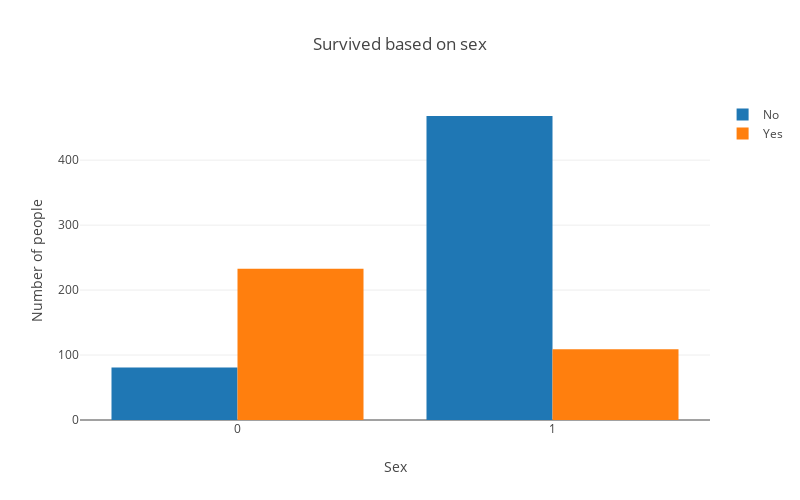

Write notebook code for a chart like this one.
### Code cell
sex = pd.crosstab([train.Survived], train.Sex)
plotGraph(sex, 'Survived based on sex')

### Figure 1 — Plotly figure (JSON) as saved in the notebook; plotly's stock layout.template omitted (floating-point values rounded to 4 significant figures)
{"data": [{"name": "No", "type": "bar", "uid": "6b6f85e9-cae6-49da-a1c3-5cc923639b20", "x": [0, 1], "y": [81, 468]}, {"name": "Yes", "type": "bar", "uid": "ea705623-c2cc-46e3-aabe-4fd49900c51d", "x": [0, 1], "y": [233, 109]}], "layout": {"autosize": false, "barmode": "group", "height": 500, "title": {"text": "Survived based on sex"}, "width": 800, "xaxis": {"title": {"text": "Sex"}}, "yaxis": {"title": {"text": "Number of people"}}}}
